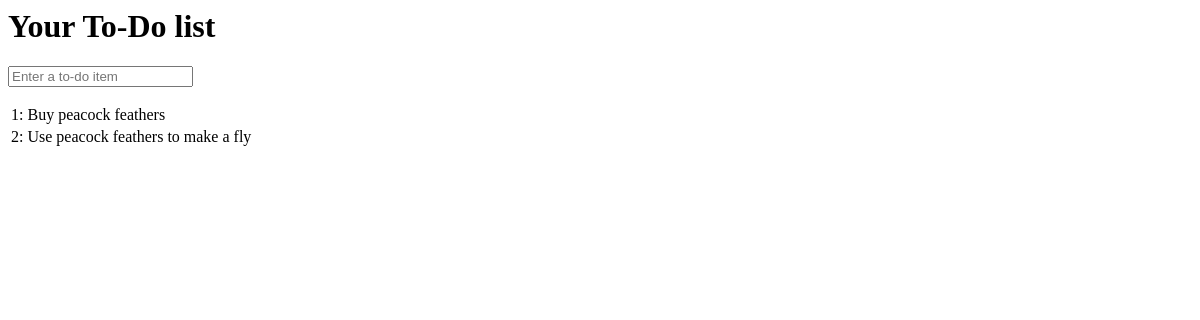
The app's page /lists/the-only-list/, older data.
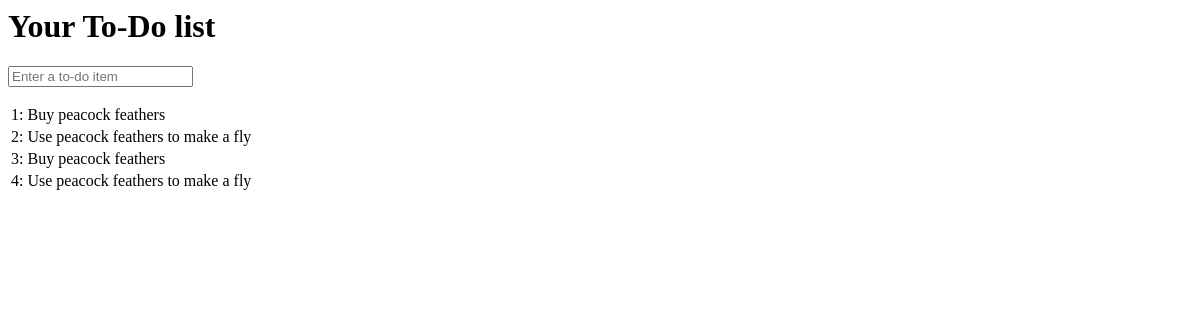
The same page, newer data.
### lists/models.py (models this page shows)
class Item(models.Model):
	text = models.TextField(default='')
	list = models.ForeignKey(List, default=None)

### lists/views.py (the view)
# urls.py: url(r'^lists/the-only-list/$', views.view_list, name='view_list')
def view_list(request):
	items = Item.objects.all()
	return render(request, 'list.html', {'items':items})

### lists/templates/list.html (shortened to what this page needs)
<html>
	<head>
	</head>
	<body>
		<h1>Your To-Do list</h1>
		<form method="POST" action="/lists/new">
			<input id="id_new_item" placeholder="Enter a to-do item" type="" name="item_text" />
		</form>
		<table id="id_list_table">
			{% for item in items %}
				<tr><td>{{ forloop.counter }}: {{ item.text }}</td></tr>
			{% endfor %}
		</table>
	</body>
</html>

Row changes from the older to the newer data that the page shows:
added Item: text "Buy peacock feathers"
added Item: text "Use peacock feathers to make a fly"
